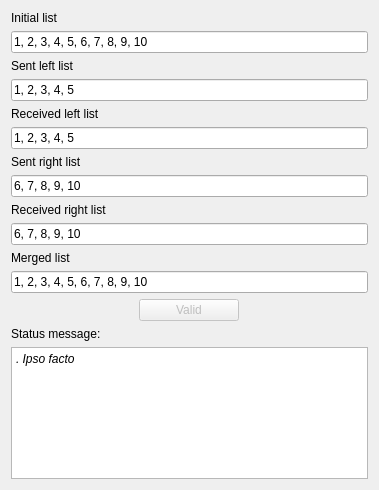
<?xml version="1.0" encoding="UTF-8"?>
<ui version="4.0">
 <class>SorterView</class>
 <widget class="QWidget" name="SorterView">
  <property name="geometry">
   <rect>
    <x>0</x>
    <y>0</y>
    <width>379</width>
    <height>490</height>
   </rect>
  </property>
  <property name="windowTitle">
   <string>Processus de tri</string>
  </property>
  <layout class="QVBoxLayout" name="verticalLayout">
   <item>
    <widget class="QLabel" name="initialListLabel">
     <property name="text">
      <string>Initial list</string>
     </property>
    </widget>
   </item>
   <item>
    <widget class="QLineEdit" name="initialListLineEdit">
     <property name="text">
      <string>1, 2, 3, 4, 5, 6, 7, 8, 9, 10</string>
     </property>
     <property name="readOnly">
      <bool>true</bool>
     </property>
    </widget>
   </item>
   <item>
    <widget class="QLabel" name="sentLeftListLabel">
     <property name="text">
      <string>Sent left list</string>
     </property>
    </widget>
   </item>
   <item>
    <widget class="QLineEdit" name="sentLeftListLineEdit">
     <property name="text">
      <string>1, 2, 3, 4, 5</string>
     </property>
     <property name="readOnly">
      <bool>true</bool>
     </property>
    </widget>
   </item>
   <item>
    <widget class="QLabel" name="recvLeftListLabel">
     <property name="text">
      <string>Received left list</string>
     </property>
    </widget>
   </item>
   <item>
    <widget class="QLineEdit" name="recvLeftLineEdit">
     <property name="text">
      <string>1, 2, 3, 4, 5</string>
     </property>
     <property name="readOnly">
      <bool>true</bool>
     </property>
    </widget>
   </item>
   <item>
    <widget class="QLabel" name="sentRightListLabel">
     <property name="text">
      <string>Sent right list</string>
     </property>
    </widget>
   </item>
   <item>
    <widget class="QLineEdit" name="sentRightListLineEdit">
     <property name="text">
      <string>6, 7, 8, 9, 10</string>
     </property>
     <property name="readOnly">
      <bool>true</bool>
     </property>
    </widget>
   </item>
   <item>
    <widget class="QLabel" name="recvRightListLabel">
     <property name="text">
      <string>Received right list</string>
     </property>
    </widget>
   </item>
   <item>
    <widget class="QLineEdit" name="recvRightListLineEdit">
     <property name="text">
      <string>6, 7, 8, 9, 10</string>
     </property>
     <property name="readOnly">
      <bool>true</bool>
     </property>
    </widget>
   </item>
   <item>
    <widget class="QLabel" name="mergedListLabel">
     <property name="text">
      <string>Merged list</string>
     </property>
    </widget>
   </item>
   <item>
    <widget class="QLineEdit" name="mergedListLineEdit">
     <property name="text">
      <string>1, 2, 3, 4, 5, 6, 7, 8, 9, 10</string>
     </property>
     <property name="readOnly">
      <bool>true</bool>
     </property>
    </widget>
   </item>
   <item>
    <layout class="QGridLayout" name="gridLayout">
     <item row="0" column="0">
      <widget class="QPushButton" name="validButton">
       <property name="enabled">
        <bool>false</bool>
       </property>
       <property name="maximumSize">
        <size>
         <width>100</width>
         <height>16777215</height>
        </size>
       </property>
       <property name="layoutDirection">
        <enum>Qt::LeftToRight</enum>
       </property>
       <property name="text">
        <string>Valid</string>
       </property>
      </widget>
     </item>
    </layout>
   </item>
   <item>
    <widget class="QLabel" name="statusLabel">
     <property name="text">
      <string>Status message: </string>
     </property>
    </widget>
   </item>
   <item>
    <widget class="QPlainTextEdit" name="statusPlainTextEdit">
     <property name="font">
      <font>
       <italic>true</italic>
      </font>
     </property>
     <property name="plainText">
      <string>. Ipso facto</string>
     </property>
    </widget>
   </item>
  </layout>
 </widget>
 <resources/>
 <connections>
  <connection>
   <sender>validButton</sender>
   <signal>clicked()</signal>
   <receiver>SorterView</receiver>
   <slot>_validationSlot()</slot>
   <hints>
    <hint type="sourcelabel">
     <x>238</x>
     <y>372</y>
    </hint>
    <hint type="destinationlabel">
     <x>297</x>
     <y>-25</y>
    </hint>
   </hints>
  </connection>
 </connections>
 <slots>
  <slot>_validationSlot()</slot>
 </slots>
</ui>
